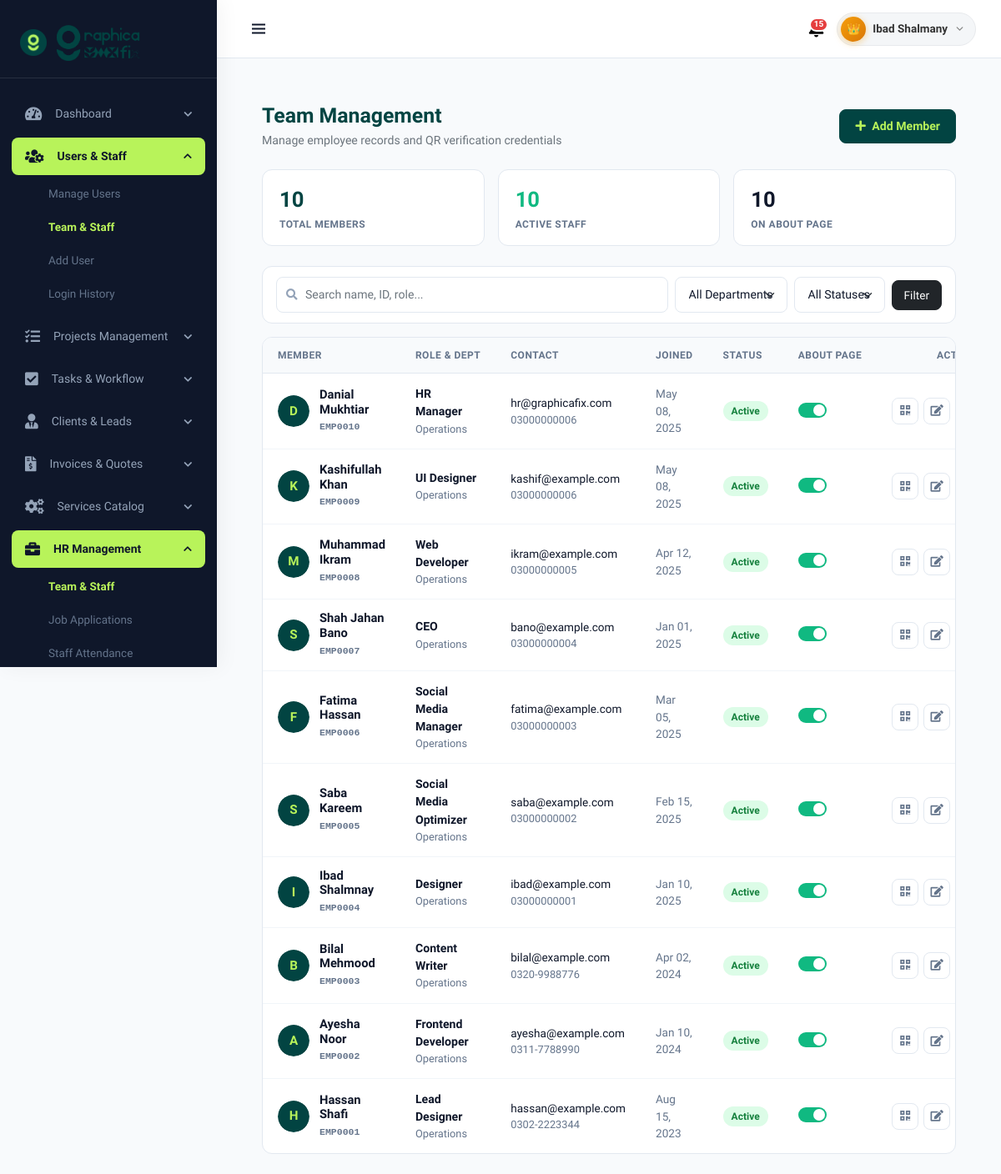
Screenshot of /admin/manage_team.php (signed in) with the database file from the repository.
### tables this page shows
CREATE TABLE `users` (
  `user_id` int(11) NOT NULL,
  `name` varchar(40) NOT NULL,
  `phone` varchar(13) NOT NULL,
  `email` varchar(100) DEFAULT NULL,
  `username` varchar(50) NOT NULL,
  `role` varchar(50) NOT NULL DEFAULT 'student',
  `password` varchar(255) DEFAULT NULL,
  `created_at` timestamp NOT NULL DEFAULT current_timestamp(),
  `last_login` datetime DEFAULT NULL
);

CREATE TABLE `team` (
  `id` int(11) NOT NULL AUTO_INCREMENT,
  `employee_id` varchar(50) DEFAULT NULL,
  `member_name` varchar(255) NOT NULL,
  `photo` varchar(255) DEFAULT NULL,
  `role` varchar(255) DEFAULT NULL,
  `department` varchar(100) DEFAULT NULL,
  `bio` text DEFAULT NULL,
  `gender` varchar(20) DEFAULT 'Male',
  `status` varchar(20) DEFAULT 'active',
  `show_on_about` tinyint(1) DEFAULT 1,
  `display_order` int(11) DEFAULT 0,
  `verification_code` varchar(64) DEFAULT NULL,
  `email` varchar(255) DEFAULT NULL,
  `phone` varchar(50) DEFAULT NULL,
  `linkedin` varchar(255) DEFAULT NULL,
  `github` varchar(255) DEFAULT NULL,
  `twitter` varchar(255) DEFAULT NULL,
  `blood_group` varchar(10) DEFAULT NULL,
  `emergency_contact` varchar(50) DEFAULT NULL,
  `address` varchar(255) DEFAULT NULL,
  `joined_at` date DEFAULT NULL,
  `created_at` timestamp NOT NULL DEFAULT current_timestamp(),
  PRIMARY KEY (`id`),
  UNIQUE KEY `idx_emp_id` (`employee_id`)
);

### admin/manage_team.php (the view, shortened to what the rows shown need)
<?php
include 'dashboard_header.php';
$existing_cols = [];
try {
    $c_res = $conn->query("SHOW COLUMNS FROM `team`");
    if ($c_res) {
        while ($cr = $c_res->fetch_assoc()) {
            $existing_cols[strtolower($cr['Field'])] = true;
        }
    }
} catch (Throwable $e) {}
$where = ["1=1"];
$where_clause = implode(" AND ", $where);
$order_clause = isset($existing_cols['display_order']) ? "display_order ASC, id DESC" : "id DESC";
try {
    $members = $conn->query("SELECT * FROM team WHERE {$where_clause} ORDER BY {$order_clause}");
} catch (Throwable $e) {
    $members = false;
}
?>
<div class="height-100 p-3 p-md-4">
    <div class="page-header d-flex justify-content-between align-items-center flex-wrap gap-3 mb-4">
        <div>
            <h2 class="fw-bold mb-1" style="color:var(--primary); font-size:1.55rem;">Team Management</h2>
        </div>
    </div>
    <div class="table-container">
        <table class="emp-table">
            <thead>
                <tr>
                    <th>Member</th>
                    <th>Role & Dept</th>
                    <th>Contact</th>
                    <th>Joined</th>
                    <th>Status</th>
                    <th>About Page</th>
                    <th style="text-align: right;">Actions</th>
                </tr>
            </thead>
            <tbody>
                <?php if ($members && $members->num_rows > 0): ?>
                    <?php while ($row = $members->fetch_assoc()):
                        $eid = htmlspecialchars($row['employee_id'] ?? ('EMP' . str_pad($row['id'], 4, '0', STR_PAD_LEFT)));
                        $mname = htmlspecialchars($row['member_name']);
                        $mrole = htmlspecialchars($row['role'] ?? 'Staff');
                        $mdept = htmlspecialchars($row['department'] ?? 'Operations');
                        $memail = htmlspecialchars($row['email'] ?? '-');
                        $mphone = htmlspecialchars($row['phone'] ?? '-');
                        $mstatus = strtolower($row['status'] ?? 'active');
                        $photo = !empty($row['photo']) ? BASE_URL . ltrim($row['photo'], '/') : '';
                        $joined = !empty($row['joined_at']) ? date('M d, Y', strtotime($row['joined_at'])) : '-';
                        $row_json = htmlspecialchars(json_encode($row), ENT_QUOTES, 'UTF-8');
                    ?>
                        <tr>
                            <td>
                                <div class="member-cell">
                                    <div class="member-avatar-wrap">
                                        <?php if (!empty($photo)): ?>
                                            <img src="<?= $photo ?>" alt="<?= $mname ?>" class="member-avatar-img" onerror="this.style.display='none'; this.nextElementSibling.style.display='flex';">
                                            <div class="member-avatar-init" style="display:none;"><?= strtoupper(substr($mname, 0, 1)) ?></div>
                                        <?php else: ?>
                                            <div class="member-avatar-init"><?= strtoupper(substr($mname, 0, 1)) ?></div>
                                        <?php endif; ?>
                                    </div>
                                    <div>
                                        <div class="member-name-text"><?= $mname ?></div>
                                        <span class="member-id-tag"><?= $eid ?></span>
                                    </div>
                                </div>
                            </td>
                            <td>
                                <div style="font-weight:600; color:var(--text-dark);"><?= $mrole ?></div>
                                <div style="font-size:0.8rem; color:var(--text-muted);"><?= $mdept ?></div>
                            </td>
                            <td>
                                <div style="font-size:0.85rem; color:var(--text-dark);"><?= $memail ?></div>
                                <?php if ($mphone !== '-'): ?>
                                    <div style="font-size:0.8rem; color:var(--text-muted);"><?= $mphone ?></div>
                                <?php endif; ?>
                            </td>
                            <td style="color:var(--text-muted); font-size:0.85rem;">
                                <?= $joined ?>
                            </td>
                            <td>
                                <span class="status-pill <?= $mstatus ?>">
                                    <?= str_replace('_', ' ', $mstatus) ?>
                                </span>
                            </td>
                            <td>
                                <label class="switch" title="Toggle visibility on About page">
                                    <span class="slider"></span>
                                </label>
                            </td>
                            <td style="text-align: right;">
                                <div class="action-btn-group" style="justify-content: flex-end;">
                                    <button type="button" class="act-btn id-badge-btn" title="QR Code" onclick='openQrModal(<?= $row_json ?>)'>
                                        <i class="fas fa-qrcode"></i>
                                    </button>
                                    <button type="button" class="act-btn edit-btn" title="Edit Profile" onclick='openEditModal(<?= $row_json ?>)'>
                                        <i class="fas fa-edit"></i>
                                    </button>
                                </div>
                            </td>
                        </tr>
                    <?php endwhile; ?>
                <?php endif; ?>
            </tbody>
        </table>
    </div>
</div>
<?php include 'dashboard_footer.php'; ?>

### admin/dashboard_header.php (shortened to what the rows shown need)
<?php
require_once __DIR__ . '/../core/config.php';
$username = $_SESSION['username'];
$result   = mysqli_query($conn, "SELECT * FROM users WHERE username = '$username'");
$data     = mysqli_fetch_assoc($result);
$name    = $data['name'];
$role    = strtolower($data['role']);
$is_super_admin   = ($role === 'super_admin' || $role === 'superadmin');
?>
<!DOCTYPE html>
<html>
<head>
    <link href="<?= BASE_URL ?>assets/css/bootstrap.css" rel="stylesheet">
    <link href="<?= BASE_URL ?>assets/css/style.css?v=<?= time() ?>" rel="stylesheet">
    <link rel="stylesheet" href="https://cdnjs.cloudflare.com/ajax/libs/font-awesome/5.15.4/css/all.min.css" />
    <link href='https://cdn.jsdelivr.net/npm/bootstrap@5.0.0-beta1/dist/css/bootstrap.min.css' rel='stylesheet'>
    <link href='https://cdn.jsdelivr.net/npm/boxicons@latest/css/boxicons.min.css' rel='stylesheet'>
    <link href="<?= BASE_URL ?>assets/css/dashboard.css?v=<?= time() ?>" rel="stylesheet">
    <link href="https://cdn.quilljs.com/1.3.6/quill.snow.css" rel="stylesheet">
</head>
<body id="body-pd">
<div class="header mb-5" id="header">
    <div class="header-right">
        <?php
        $avatar_style = $is_super_admin
            ? 'background: linear-gradient(135deg, #f59e0b 0%, #d97706 100%) !important; color: #fff !important; box-shadow: 0 2px 8px rgba(245, 158, 11, 0.4);'
            : ($role === 'admin' ? 'background: linear-gradient(135deg, #024442 0%, #035e5b 100%) !important; color: #fff !important;' : '');
        ?>
        <div class="header-profile-wrap" id="headerProfileWrap">
            <button type="button" class="header-profile-btn" onclick="toggleProfileMenu()">
                <div class="header-avatar" style="<?= $avatar_style ?>"><?= $is_super_admin ? '👑' : strtoupper(substr($name, 0, 1)) ?></div>
                <span class="header-name"><?= htmlspecialchars($name) ?></span>
                <svg class="header-chevron" width="13" height="13" viewBox="0 0 24 24" fill="none" stroke="currentColor" stroke-width="2.5" stroke-linecap="round" stroke-linejoin="round">
                    <polyline points="6 9 12 15 18 9"/>
                </svg>
            </button>
        </div>
    </div>
</div>

### rows the page displays
users: name "Ibad Shalmany"
team: member_name "D", member_name "Danial Mukhtiar", eid "EMP0010", role "HR Manager", department "Operations", email "hr@graphicafix.com", phone "03000000006", joined_at "May 08, 2025", status "Active"
team: member_name "K", member_name "Kashifullah Khan", eid "EMP0009", role "UI Designer", department "Operations", email "kashif@example.com", phone "03000000006", joined_at "May 08, 2025", status "Active"
team: member_name "M", member_name "Muhammad Ikram", eid "EMP0008", role "Web Developer", department "Operations", email "ikram@example.com", phone "03000000005", joined_at "Apr 12, 2025", status "Active"
team: member_name "S", member_name "Shah Jahan Bano", eid "EMP0007", role "CEO", department "Operations", email "bano@example.com", phone "03000000004", joined_at "Jan 01, 2025", status "Active"
team: member_name "F", member_name "Fatima Hassan", eid "EMP0006", role "Social Media Manager", department "Operations", email "fatima@example.com", phone "03000000003", joined_at "Mar 05, 2025", status "Active"
team: member_name "S", member_name "Saba Kareem", eid "EMP0005", role "Social Media Optimizer", department "Operations", email "saba@example.com", phone "03000000002", joined_at "Feb 15, 2025", status "Active"
team: member_name "I", member_name "Ibad Shalmnay", eid "EMP0004", role "Designer", department "Operations", email "ibad@example.com", phone "03000000001", joined_at "Jan 10, 2025", status "Active"
team: member_name "B", member_name "Bilal Mehmood", eid "EMP0003", role "Content Writer", department "Operations", email "bilal@example.com", phone "0320-9988776", joined_at "Apr 02, 2024", status "Active"
team: member_name "A", member_name "Ayesha Noor", eid "EMP0002", role "Frontend Developer", department "Operations", email "ayesha@example.com", phone "0311-7788990", joined_at "Jan 10, 2024", status "Active"
team: member_name "H", member_name "Hassan Shafi", eid "EMP0001", role "Lead Designer", department "Operations", email "hassan@example.com", phone "0302-2223344", joined_at "Aug 15, 2023", status "Active"

### other values shown
$unreadCount "15"
$menu['title'] "Dashboard"
$menu['title'] "Users & Staff"
$sub['title'] "Manage Users"
$sub['title'] "Team & Staff"
$sub['title'] "Add User"
$sub['title'] "Login History"
$menu['title'] "Projects Management"
$menu['title'] "Tasks & Workflow"
$menu['title'] "Clients & Leads"
$menu['title'] "Invoices & Quotes"
$menu['title'] "Services Catalog"
$menu['title'] "HR Management"
$sub['title'] "Job Applications"
$sub['title'] "Staff Attendance"
